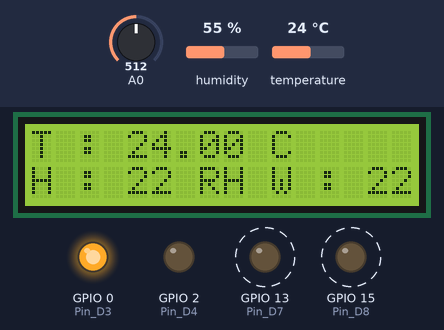
Bench run of a sketch on a simulated ESP8266 (NodeMCU). Shown: 16×2 character LCD, output pins drawn as LEDs (lit = HIGH). Dashed ring = blinking. Inputs (shaded band) come from the test bench; at power-on: A0 = 512, temperature 24 °C, humidity 55 %. WiFi joins after 1.5 s; servers stay silent unless stated; what the sketch prints to the serial monitor is not drawn.

Above: at 7.76 s.
8.2 s: A0 set to 409
At 8.81 s:
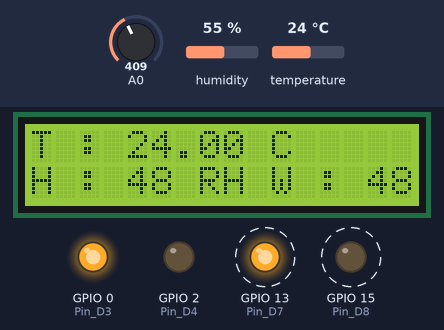
11.3 s: A0 set to 390
At 11.93 s:
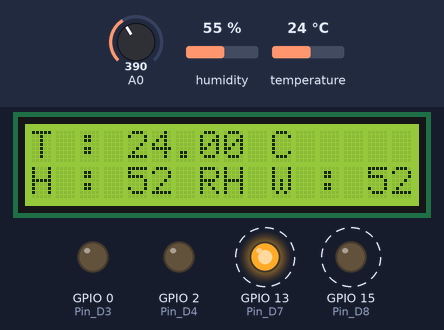
13.7 s: temperature set to 12 °C
At 14.3 s:
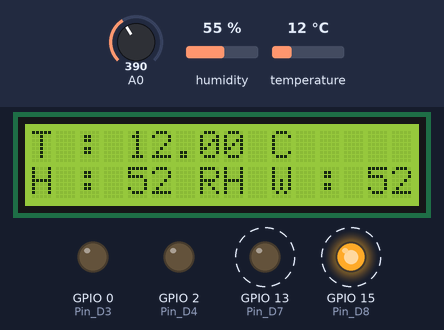
15.5 s: temperature set to 19 °C
At 16.64 s:
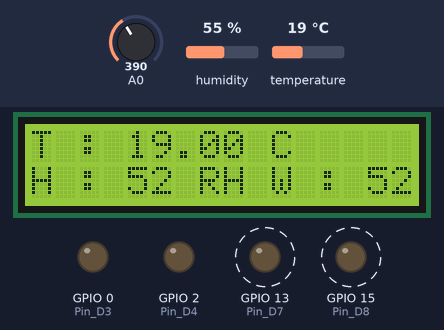
17.7 s: A0 set to 306
At 18.13 s:
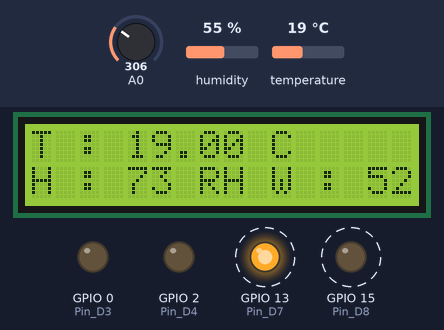
19.5 s: temperature set to 28 °C
At 20.81 s:
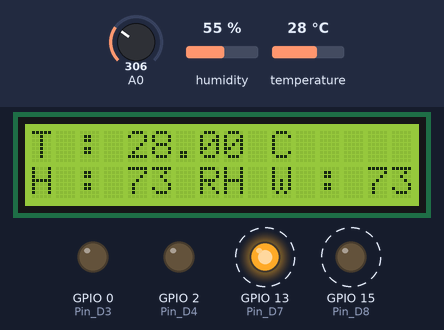
Timing chart, 0 to 23.2 s (numbered marks = the images above; inputs shaded):
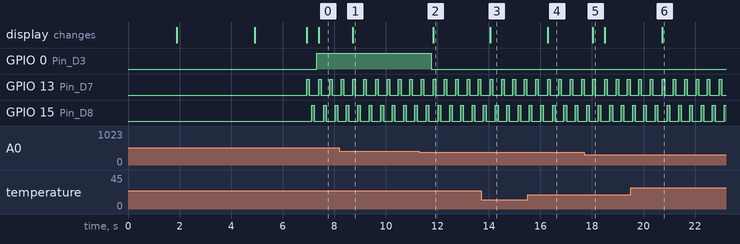

The sketch:

Project_PKL_Smartpot.ino
```cpp
#define BLYNK_PRINT Serial
#include <ESP8266WiFi.h>
#include <BlynkSimpleEsp8266.h>
#include <DHT.h>
#include <LiquidCrystal_I2C.h>

char auth[] = "sHcf7bZAnqTo8NvW1PyoVa4KsSPb9jBz";
char ssid[] = "LABOR 8";
char pass[] = "poiuytrewq";

float t;
int readD1;
int readD2;
int moisture_sensor1;
int moisture_sensor2;
int Pin_D3 = 0;  //Driver motor
int Pin_D4 = 2;  //Driver motor
int Pin_D5 = 14; //DHT 11
int Pin_D7 = 13; //Water Level
int Pin_D8 = 15; //Kelembaban

#define DHTTYPE DHT11
const int dry = 600; // nilai sensor ketika kering
const int wet = 200; // nilai sensor ketika basah

DHT dht(Pin_D5, DHTTYPE);
BlynkTimer timer;

LiquidCrystal_I2C lcd(0x27, 16, 2);

void setup()
{
  Serial.begin(9600);
  pinMode(Pin_D3,OUTPUT);
  pinMode(Pin_D4,OUTPUT);
  pinMode(Pin_D5,OUTPUT);
  pinMode(Pin_D7,OUTPUT);
  pinMode(Pin_D8,OUTPUT);
  pinMode(A0,INPUT);

  dht.begin();
  timer.setInterval(1000L, sendSensor);
  Blynk.begin(auth, ssid, pass);

  lcd.init(); // inisialisasi lcd
  lcd.backlight();
  lcd.setCursor(0, 0);       //KOLOM 1 BARIS 1
  lcd.print("Welcome to our");
  lcd.setCursor(1, 1);       //KOLOM 2 BARIS 2
  lcd.print("Smartpot System");
  delay(3000);
  lcd.clear();
  lcd.setCursor(0, 0);
  lcd.print("Muhammad Fadhly");
  lcd.setCursor(0, 1);
  lcd.print("Tri Ulia Sari");
  delay (2000);
  lcd.clear();
}

void sendSensor()
{
  float h = dht.readHumidity();
  float t = dht.readTemperature(); // or dht.readTemperature(true) for Fahrenheit
  Blynk.virtualWrite(V7, t);
  Blynk.virtualWrite(V8 , h);
}

void loop()
{
  Blynk.run();
  //Sensor water level
  digitalWrite(Pin_D7, HIGH);
  delay(100);
  readD1 = analogRead(0);
  digitalWrite(Pin_D7, LOW);
  delay(100);
  //sensor kelembaban tanah
  digitalWrite(Pin_D8, HIGH);
  delay(100);
  readD2 = analogRead(0);
  digitalWrite(Pin_D8, LOW);
  delay(100);

  moisture_sensor1=map(readD1, wet, dry, 100, 0);
  moisture_sensor2=map(readD2, wet, dry, 100, 0);

    //serial monitor
    Serial.print("sensor 1 = ");
    Serial.print(moisture_sensor1);
    Serial.print(" / sensor 2 = ");
    Serial.println(moisture_sensor2);


  if (moisture_sensor2<50)
   {
    Serial.print("waterpump Aktif\n");
    digitalWrite(Pin_D3,HIGH);
    digitalWrite(Pin_D4,LOW);
    //digitalWrite(Pin_S2,LOW);
    //digitalWrite(Pin_S3,HIGH);
    delay(10);
    }
  if (moisture_sensor2>=50)
   {
    Serial.print("waterpump mati\n");
    digitalWrite(Pin_D3,LOW);
    digitalWrite(Pin_D4,LOW);
    //digitalWrite(Pin_S2,HIGH);
    //digitalWrite(Pin_S3,LOW);
    delay(10);
    }

  //Blynk server
  Blynk.virtualWrite(V5, moisture_sensor1);
  Blynk.virtualWrite(V6, moisture_sensor2);
  timer.run();

  float t=dht.readTemperature();

  lcd.setCursor(0,0); //Baris 1
  lcd.print("T : ");
  lcd.print(t);
  lcd.print(" C");
  lcd.setCursor(0,1); //Baris 2
  lcd.print("H : ");
  lcd.print(moisture_sensor2);
  lcd.print(" RH");
  lcd.print(" W : ");
  lcd.print(moisture_sensor1);
  lcd.print(" %");
}
```

Measured:
- the behaviour switches between 402 and 401 on A0 (found by bisection; images 1 and 2)
- after the input at 8.2 s, the display: changes after 0.51 s (image 1)
- after the input at 11.3 s, GPIO 0 (Pin_D3): HIGH → LOW after 0.47 s; the display: changes after 0.53 s (image 2)
- after the input at 13.7 s, the display: changes after 0.35 s (image 3)
- after the input at 15.5 s, the display: changes after 0.78 s (image 4)
- after the input at 17.7 s, the display: changes after 0.33 s (image 5)
- after the input at 19.5 s, the display: changes after 1.2 s (image 6)
- by itself, GPIO 13 (Pin_D7), GPIO 15 (Pin_D8): alternates HIGH for 0.10 s and LOW for 0.34 s
